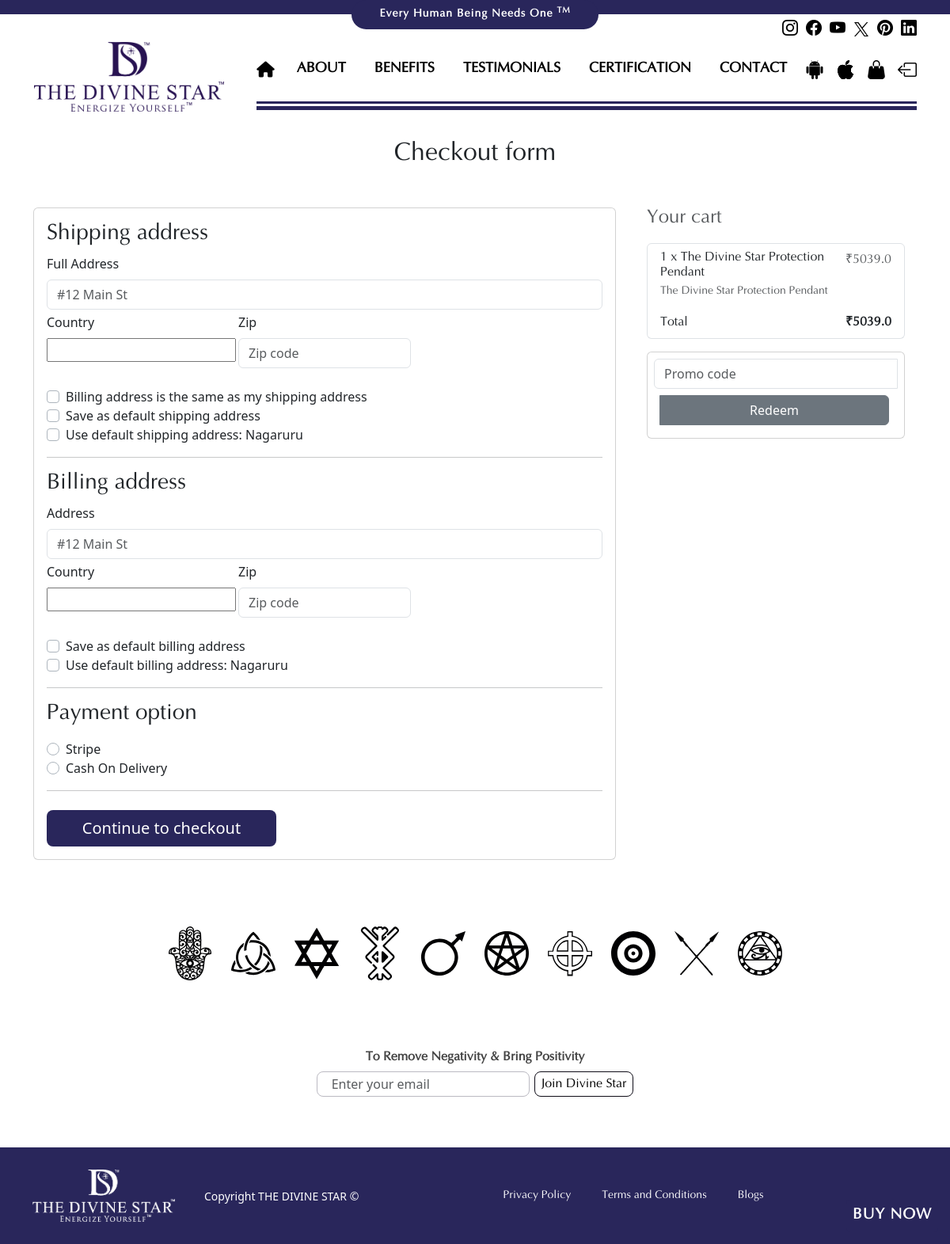
/checkout/ (signed in), run on an earlier commit of the app's database.
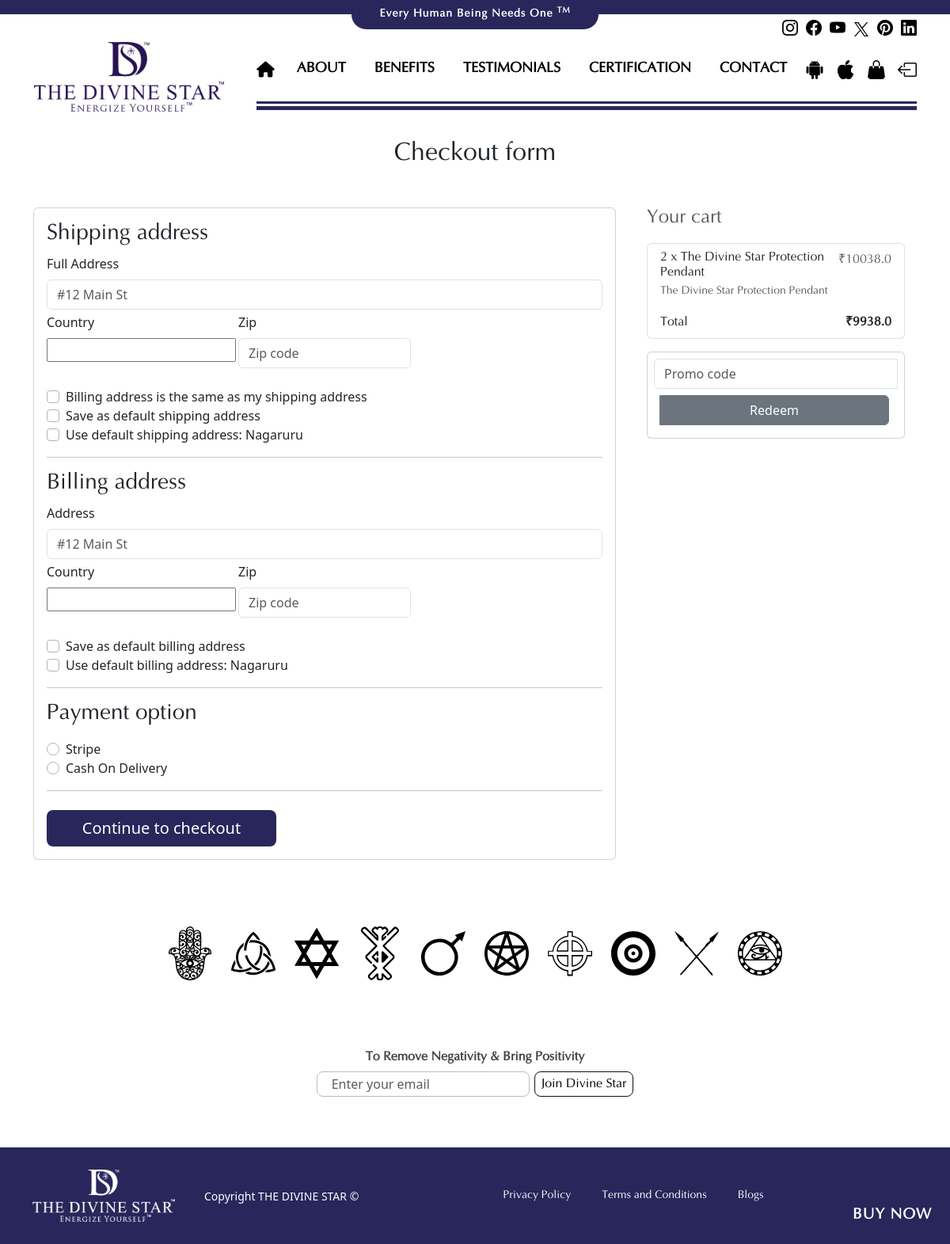
And on a later commit of the database.
### core/models.py (models this page shows, shortened)
class OrderItem(models.Model):
    user = models.ForeignKey(settings.AUTH_USER_MODEL,
                             on_delete=models.CASCADE)
    ordered = models.BooleanField(default=False)
    item = models.ForeignKey(Item, on_delete=models.CASCADE)
    quantity = models.IntegerField(default=1)
    def get_total_discount_item_price(self):
        return self.quantity * self.item.discount_price
    def get_final_price(self):
        if self.item.discount_price:
            return self.get_total_discount_item_price() + 40
        return self.get_total_item_price() + 40

class Item(models.Model):
    title = models.CharField(max_length=100)
    price = models.FloatField()
    discount_price = models.FloatField(blank=True, null=True)
    slug = models.SlugField()
    description = models.TextField()
    image = models.ImageField()

class Order(models.Model):
    user = models.ForeignKey(settings.AUTH_USER_MODEL,
                             on_delete=models.CASCADE)
    ref_code = models.CharField(max_length=20, blank=True, null=True)
    items = models.ManyToManyField(OrderItem)
    start_date = models.DateTimeField(auto_now_add=True)
    ordered_date = models.DateTimeField()
    ordered = models.BooleanField(default=False)
    shipping_address = models.ForeignKey(
        'Address', related_name='shipping_address', on_delete=models.SET_NULL, blank=True, null=True)
    billing_address = models.ForeignKey(
        'Address', related_name='billing_address', on_delete=models.SET_NULL, blank=True, null=True)
    payment = models.ForeignKey(
        'Payment', on_delete=models.SET_NULL, blank=True, null=True)
    coupon = models.ForeignKey(
        'Coupon', on_delete=models.SET_NULL, blank=True, null=True)
    being_delivered = models.BooleanField(default=False)
    received = models.BooleanField(default=False)
    refund_requested = models.BooleanField(default=False)
    refund_granted = models.BooleanField(default=False)
    '''
    1. Item added to cart
    2. Adding a billing address
    (Failed checkout)
    3. Payment
    (Preprocessing, processing, packaging etc.)
    4. Being delivered
    5. Received
    6. Refunds
    '''
    def get_total(self):
        total = 0
        for order_item in self.items.all():
            total += order_item.get_final_price()
        if self.coupon:
            total -= self.coupon.amount
        return total

class Coupon(models.Model):
    code = models.CharField(max_length=15)
    amount = models.FloatField()

### core/views.py (the view, shortened to what this page needs)
# urls.py: path('checkout/', CheckoutView.as_view(), name='checkout'),
class CheckoutView(View):
    def get(self, *args, **kwargs):
        try:
            order = Order.objects.get(user=self.request.user, ordered=False)
            form = CheckoutForm()
            context = {
                'form': form,
                'couponform': CouponForm(),
                'order': order,
                'DISPLAY_COUPON_FORM': True
            }
            shipping_address_qs = Address.objects.filter(
                user=self.request.user,
                address_type='S',
                default=True
            )
            if shipping_address_qs.exists():
                context.update(
                    {'default_shipping_address': shipping_address_qs[0]})
            billing_address_qs = Address.objects.filter(
                user=self.request.user,
                address_type='B',
                default=True
            )
            if billing_address_qs.exists():
                context.update(
                    {'default_billing_address': billing_address_qs[0]})
            return render(self.request, "checkout.html", context)
        except ObjectDoesNotExist:
            messages.info(self.request, "You do not have an active order")
            return redirect("core:checkout")

### core/forms.py
class CheckoutForm(forms.Form):
    shipping_address = forms.CharField(required=False)
    shipping_address2 = forms.CharField(required=False)
    shipping_country = CountryField(blank_label='(select country)').formfield(
        required=False,
        widget=CountrySelectWidget(attrs={
            'class': 'custom-select d-block w-100',
        }))
    shipping_zip = forms.CharField(required=False)
    billing_address = forms.CharField(required=False)
    billing_address2 = forms.CharField(required=False)
    billing_country = CountryField(blank_label='(select country)').formfield(
        required=False,
        widget=CountrySelectWidget(attrs={
            'class': 'custom-select d-block w-100',
        }))
    billing_zip = forms.CharField(required=False)
    same_billing_address = forms.BooleanField(required=False)
    set_default_shipping = forms.BooleanField(required=False)
    use_default_shipping = forms.BooleanField(required=False)
    set_default_billing = forms.BooleanField(required=False)
    use_default_billing = forms.BooleanField(required=False)
    payment_option = forms.ChoiceField(
        widget=forms.RadioSelect, choices=PAYMENT_CHOICES)

### templates/checkout.html (shortened to what the changed rows need)
{% extends "base.html" %}
{% load crispy_forms_tags %}
{% block content %}
  <main >
    <div class="container wow fadeIn">
      <h2 class="my-5 h2 text-center">Checkout form</h2>
      <div class="row">
        <div class="col-md-4 mb-4">
          {% include "order_snippet.html" %}
        </div>
      </div>
    </div>
  </main>
{% endblock content %}

### templates/order_snippet.html (shortened to what this page needs)
<div class="col-md-12 mb-4">
    <h4 class="d-flex justify-content-between align-items-center mb-3">
    <span class="text-muted">Your cart</span>
    </h4>
    <ul class="list-group mb-3 z-depth-1">
    {% for order_item in order.items.all %}
    <li class="list-group-item d-flex justify-content-between lh-condensed">
        <div>
        <h6 class="my-0">{{ order_item.quantity }} x {{ order_item.item.title}}</h6>
        <small class="text-muted">{{ order_item.item.description}}</small>
        </div>
        <span class="text-muted">₹{{ order_item.get_final_price }}</span>
    </li>
    {% endfor %}
    <li class="list-group-item d-flex justify-content-between">
        <span>Total </span>
        <strong>₹{{ order.get_total }}</strong>
    </li>
    </ul>
   {% if DISPLAY_COUPON_FORM %}
    <form class="card p-2" action="{% url 'core:add-coupon' %}" method="POST">
        <div class="input-group">
            {{ couponform.code }}
            <div class="input-group-append p-2">
            <button class="btn btn-secondary btn-md waves-effect m-0 "  type="submit">Redeem</button>
            </div>
        </div>
    </form>
    {% endif %}
</div>

What changed in the data, as far as the page shows it:
changed OrderItem "The Divine Star Protection Pendant": quantity "1" → "2"; get_final_price "5039.0" → "10038.0"
changed Order: get_total "5039.0" → "9938.0"
